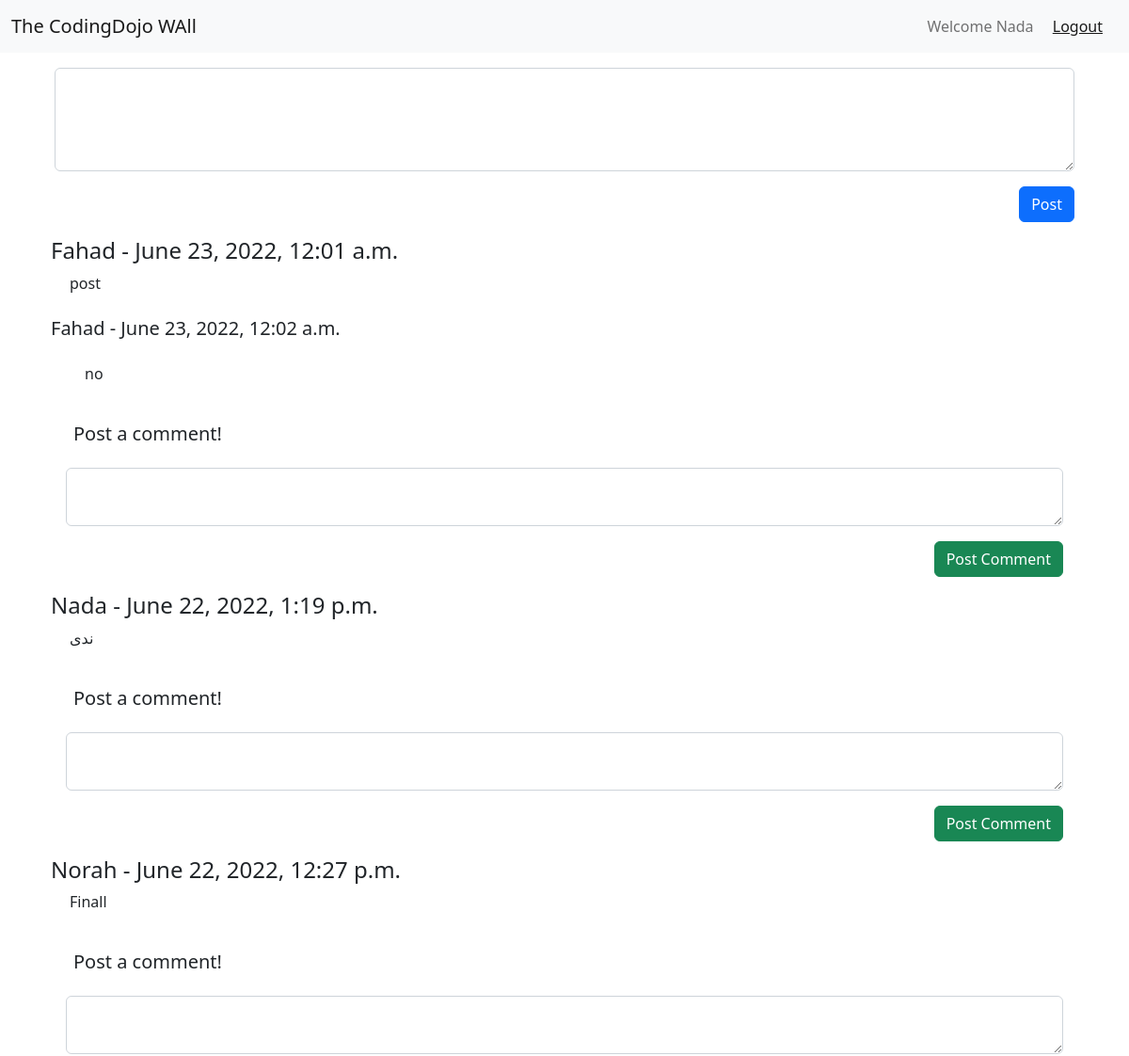
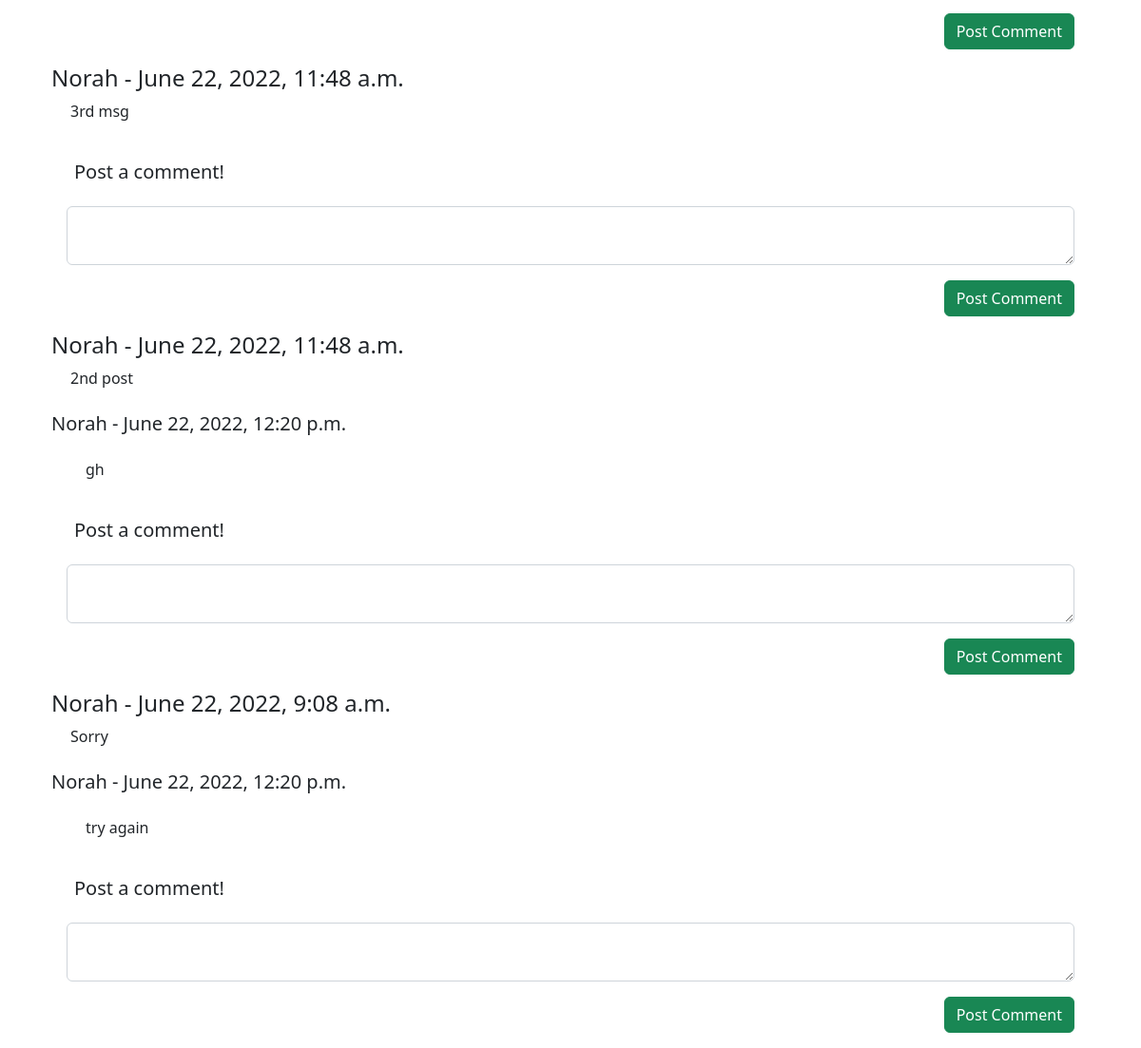
The app's page /wall/ (signed in) with its own data (2 pictures, top to bottom).
### login_register_app/models.py (models this page shows)
class User (models.Model):
    first_name = models.CharField(max_length=50,blank=False,null=False)
    last_name = models.CharField(max_length=50,blank=False,null=False)
    email = models.EmailField(blank=False,null=False)
    password = models.CharField(max_length=50,blank=False,null=False)
    birthday = models.DateField(blank=False,null=False)
    objects = UserManager()

### theWall_app/models.py (models this page shows)
class Message (models.Model):
    message = models.TextField()
    created_at = models.DateTimeField(auto_now_add=True)
    updated_at = models.DateTimeField(auto_now=True)
    user = models.ForeignKey(User,related_name='messages',on_delete=models.CASCADE)

class Comment (models.Model):
    comment = models.TextField()
    created_at = models.DateTimeField(auto_now_add=True)
    updated_at = models.DateTimeField(auto_now=True)
    user = models.ForeignKey(User,related_name='comments',on_delete=models.CASCADE)
    message = models.ForeignKey(Message,related_name='comments',on_delete=models.CASCADE)

### theWall_app/views.py (the view)
# urls.py: path('',views.index),
def index(request):
    if not ('userId' in request.session):
        messages.error(request, "Need to login first", 'alert alert-danger')
        return render(request,'posts.html')
    user = User.objects.filter(id = request.session['userId']).first()
    present = pytz.utc.localize(datetime.utcnow())
    present = present - timedelta(minutes=30)
    currentUser = request.session['userId']
    print('')
    context = {
        'user' : user,
        'posts': Message.objects.all().order_by('-created_at'),
        'present_30':present,
        'currentUser':currentUser,
    }
    return render(request,'posts.html',context)

### theWall_app/templates/posts.html (shortened to what this page needs)
{% extends 'base.html' %}
{% block content %}
<form action="/wall/post" method="post" class="m-3">
    <textarea name="post" cols="30" rows="4" class="form-control"></textarea>
    <div class="text-end mt-3">
        <button type="submit" class="btn btn-primary">Post</button>
    </div>
</form>
{% for msg in posts %}
<div class="container">
    <h4>{{msg.user.first_name}} - {{msg.created_at}}</h4>
    <div class="m-2 row">
        <p class="col">{{msg.message}}</p>
    </div>
    {% for comment in msg.comments.all %}
    <h5>{{comment.user.first_name}} - {{comment.created_at}}</h5>
    <div class="m-4 row">
        <p class="col"> {{comment.comment}}</p>
        {% if comment.user.id == currentUser %}
            {% load static %}
        {% endif %}
    </div>
    {% endfor %}
    <div>
        <h5 class="m-4">Post a comment!</h5>
        <form action="/wall/comment/{{msg.id}}" method="post" class="m-3">
            <textarea name="comment" cols="30" rows="2" class="form-control"></textarea>
            <div class="text-end mt-3">
                <button type="submit" class="btn btn-success">Post Comment</button>
            </div>
        </form>
    </div>
</div>
{% endfor %}
{% endblock %}

### theWall_app/templates/base.html (shortened to what this page needs)
<!DOCTYPE html>
<html lang="en">
<head>
    <link href="https://cdn.jsdelivr.net/npm/bootstrap@5.2.0-beta1/dist/css/bootstrap.min.css" rel="stylesheet">
</head>
<body>
    <nav class="navbar navbar-expand-lg bg-light">
        <div class="container-fluid">
            <a class="navbar-brand" href="#">The CodingDojo WAll</a>
            <div class="navbar-text me-3">
                <span class="me-3">Welcome {{user.first_name}}</span>
                <a href="/logout/{{user.id}}">
                    Logout
                </a>
            </div>
        </div>
    </nav>
    {% if messages %}
    <ul class="messages p-5">
        {% for message in messages %}
        <li {% if message.tags %} class="{{ message.tags }}" {% endif %}>{{ message }}</li>
        {% endfor %}
        <h1 class="text-center"><a href="/"> click here to LOGIN or REGISTER </a></h1>
    </ul>
    {% else %}
    <div class="container">
        {% block content %}
        {% endblock %}
    </div>
    {% endif %}
</body>
</html>

### records on screen
User: first_name "Nada"
Message: user.first_name "Fahad", created_at "June 23, 2022, 12:01 a.m.", message "post"
Comment: user.first_name "Fahad", created_at "June 23, 2022, 12:02 a.m.", comment "no"
Message: user.first_name "Nada", created_at "June 22, 2022, 1:19 p.m.", message "ندى"
Message: user.first_name "Norah", created_at "June 22, 2022, 12:27 p.m.", message "Finall"
Message: user.first_name "Norah", created_at "June 22, 2022, 11:48 a.m.", message "3rd msg"
Message: user.first_name "Norah", created_at "June 22, 2022, 11:48 a.m.", message "2nd post"
Comment: user.first_name "Norah", created_at "June 22, 2022, 12:20 p.m.", comment "gh"
Message: user.first_name "Norah", created_at "June 22, 2022, 9:08 a.m.", message "Sorry"
Comment: user.first_name "Norah", created_at "June 22, 2022, 12:20 p.m.", comment "try again"
